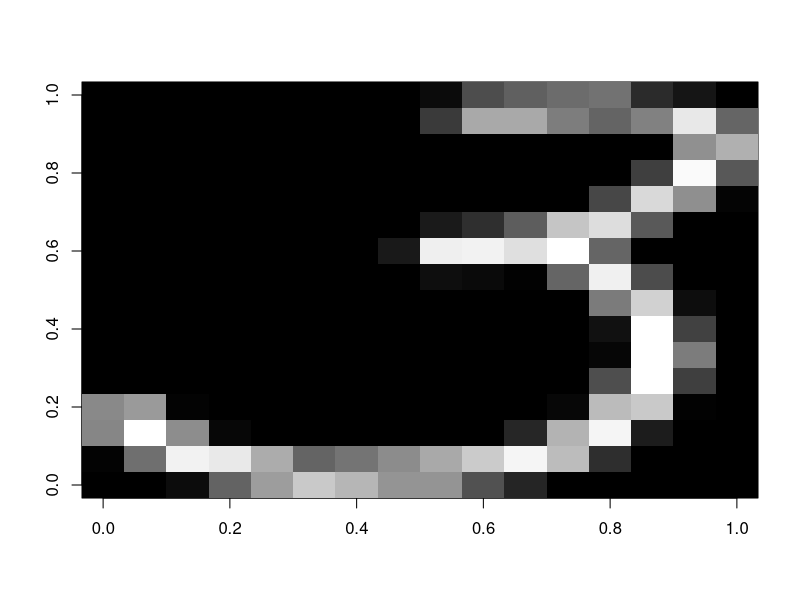

R code for this plot:
library(nnet)

trainx <- read.table("usps_trainx.data")
trainy <- read.table("usps_trainy.data")
testx  <- read.table("usps_testx.data")
testy  <- read.table("usps_testy.data")

image(matrix(as.matrix(trainx[500,]),16,16),col=grey(seq(0,1,length=256)))
trainy[500,]

ntr<- dim(trainx)[1]
trainx <- trainx / 256
testx  <- testx  / 256
trainy <- as.factor(trainy[,1])
testy  <- as.factor(testy[,1])

subsample_idx <- seq(1,ntr,by=10)
trainx <- trainx[subsample_idx,]
trainy <- trainy[subsample_idx]

#regularization parameter
decay=0.01

#train a net for 10 iterations -- softmax=TRUE for log-linear model 
net <- nnet(trainx,class.ind(trainy),size=10,softmax=TRUE,
        MaxNWts=10000,maxit=10,decay=decay)
trainp <- predict(net,trainx,type="class")
testp  <- predict(net,testx ,type="class")
trainerr10 <- sum(trainy!=trainp)/length(trainp)
testerr10  <- sum(testy!=testp)/length(testp)
print(paste("..train error after 10 iterations:",trainerr10))
print(paste("..test error after 10 iterations:",testerr10))


#train for 10 more iterations; passing previously learned weights as Wts 
net <- nnet(trainx,class.ind(trainy),size=10,softmax=TRUE,
        MaxNWts=10000,maxit=10,decay=decay,Wts=net$wts)
trainp <- predict(net,trainx,type="class")
testp  <- predict(net,testx ,type="class")
trainerr20 <- sum(trainy!=trainp)/length(trainp)
testerr20  <- sum(testy!=testp)/length(testp)
print(paste("..train error after 20 iterations:",trainerr20))
print(paste("..test error after 20 iterations:",testerr20))

